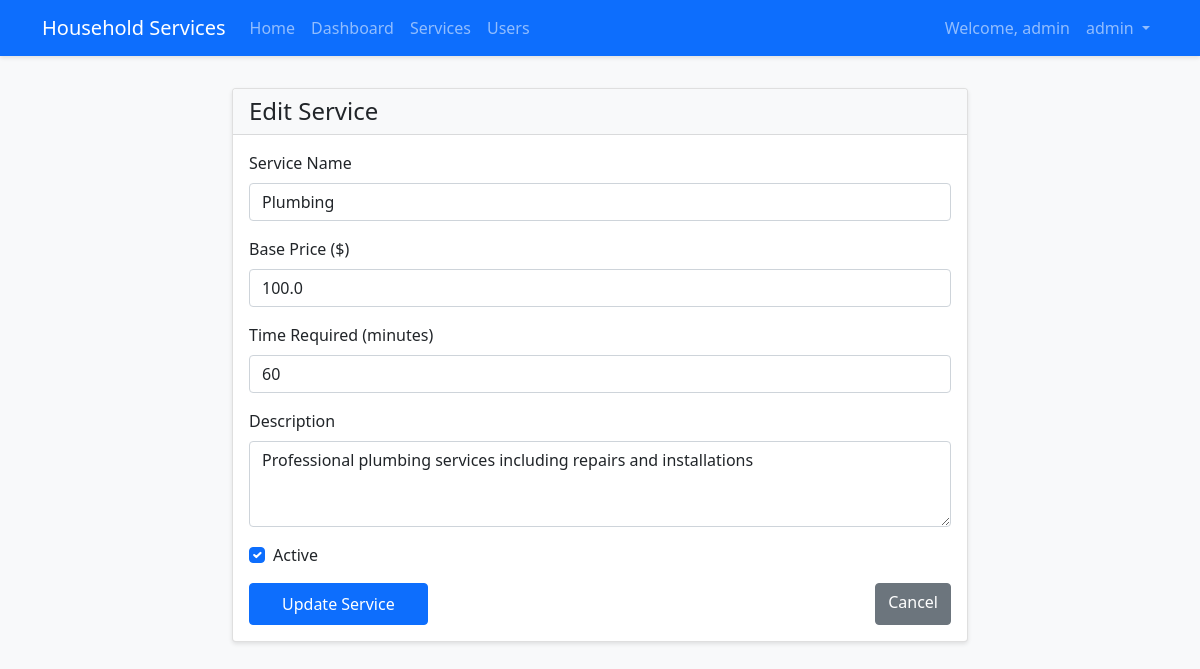
/admin/services/1/edit (signed in), run on the app's committed database.
### app/models/user.py (models this page shows, shortened)
class User(UserMixin, db.Model):
    __tablename__ = 'users'
    id = db.Column(db.Integer, primary_key=True)
    email = db.Column(db.String(120), unique=True, nullable=False)
    username = db.Column(db.String(80), unique=True, nullable=False)
    password_hash = db.Column(db.String(128))
    role = db.Column(db.String(20), nullable=False)
    date_created = db.Column(db.DateTime, default=datetime.utcnow)
    is_active = db.Column(db.Boolean, default=True)
    is_blocked = db.Column(db.Boolean, default=False)
    block_reason = db.Column(db.Text)
    blocked_at = db.Column(db.DateTime)
    warning_count = db.Column(db.Integer, default=0)
    last_warning_at = db.Column(db.DateTime)
    description = db.Column(db.Text)
    service_type_id = db.Column(db.Integer, db.ForeignKey('services.id'))
    experience = db.Column(db.Integer)
    location = db.Column(db.String(100))
    pin_code = db.Column(db.String(10))
    service_requests_customer = db.relationship('ServiceRequest',
                                              backref='customer',
                                              foreign_keys='ServiceRequest.customer_id')
    service_requests_professional = db.relationship('ServiceRequest',
                                                  backref='professional',
                                                  foreign_keys='ServiceRequest.professional_id')
    reviews_given = db.relationship('Review',
                                  foreign_keys='Review.customer_id',
                                  backref='customer')
    reviews_received = db.relationship('Review',
                                     foreign_keys='Review.professional_id',
                                     backref='professional')

### app/models/service.py (models this page shows)
class Service(db.Model):
    __tablename__ = 'services'
    id = db.Column(db.Integer, primary_key=True)
    name = db.Column(db.String(100), nullable=False)
    base_price = db.Column(db.Float, nullable=False)
    time_required = db.Column(db.Integer)
    description = db.Column(db.Text)
    date_created = db.Column(db.DateTime, default=datetime.utcnow)
    is_active = db.Column(db.Boolean, default=True)
    professionals = db.relationship('User', backref='service_type')
    service_requests = db.relationship('ServiceRequest', backref='service')

### app/views/admin.py (the view, shortened to what this page needs)
@bp.route('/services/<int:id>/edit', methods=['GET', 'POST'])
@login_required
@admin_required
def edit_service(id):
    service = Service.query.get_or_404(id)
    return render_template('admin/service_requests.html', service=service)

### app/models/user.py (called while the page is built)
@login_manager.user_loader
def load_user(id):
    return User.query.get(int(id))

### app/templates/admin/service_requests.html (shortened to what this page needs)
{% extends "base.html" %}
{% block content %}
<div class="row justify-content-center">
    <div class="col-md-8">
        <div class="card">
            <div class="card-header">
                <h4 class="mb-0">{{ 'Edit' if service else 'Add' }} Service</h4>
            </div>
            <div class="card-body">
                <form method="POST">
                    <div class="mb-3">
                        <label for="name" class="form-label">Service Name</label>
                        <input type="text" class="form-control" id="name" name="name"
                               value="{{ service.name if service else '' }}" required>
                    </div>
                    <div class="mb-3">
                        <label for="base_price" class="form-label">Base Price ($)</label>
                        <input type="number" step="0.01" class="form-control" id="base_price" name="base_price"
                               value="{{ service.base_price if service else '' }}" required>
                    </div>
                    <div class="mb-3">
                        <label for="time_required" class="form-label">Time Required (minutes)</label>
                        <input type="number" class="form-control" id="time_required" name="time_required"
                               value="{{ service.time_required if service else '' }}" required>
                    </div>
                    <div class="mb-3">
                        <label for="description" class="form-label">Description</label>
                        <textarea class="form-control" id="description" name="description" rows="3" required>{{ service.description if service else '' }}</textarea>
                    </div>
                    {% if service %}
                    <div class="mb-3 form-check">
                        <input type="checkbox" class="form-check-input" id="is_active" name="is_active"
                               {{ 'checked' if service.is_active else '' }}>
                        <label class="form-check-label" for="is_active">Active</label>
                    </div>
                    {% endif %}
                    <div class="d-flex justify-content-between">
                        <button type="submit" class="btn btn-primary">
                            {{ 'Update' if service else 'Add' }} Service
                        </button>
                        <a href="{{ url_for('admin.manage_services') }}" class="btn btn-secondary">Cancel</a>
                    </div>
                </form>
            </div>
        </div>
    </div>
</div>
{% endblock %}

### app/templates/base.html (shortened to what this page needs)
<!DOCTYPE html>
<html lang="en">
<head>
    <link href="https://cdn.jsdelivr.net/npm/bootstrap@5.1.3/dist/css/bootstrap.min.css" rel="stylesheet">
    <link rel="stylesheet" href="{{ url_for('static', filename='css/style.css') }}">
</head>
<body>
    <nav class="navbar navbar-expand-lg navbar-dark bg-primary">
        <div class="container">
            <a class="navbar-brand" href="{{ url_for('main.index') }}">Household Services</a>
            <div class="collapse navbar-collapse" id="navbarNav">
                <ul class="navbar-nav me-auto">
                    <li class="nav-item">
                        <a class="nav-link" href="{{ url_for('main.index') }}">Home</a>
                    </li>
                    {% if current_user.is_authenticated %}
                        {% if current_user.role == 'admin' %}
                            <li class="nav-item">
                                <a class="nav-link" href="{{ url_for('admin.dashboard') }}">Dashboard</a>
                            </li>
                            <li class="nav-item">
                                <a class="nav-link" href="{{ url_for('admin.manage_services') }}">Services</a>
                            </li>
                            <li class="nav-item">
                                <a class="nav-link" href="{{ url_for('admin.manage_users') }}">Users</a>
                            </li>
                        {% endif %}
                    {% endif %}
                </ul>
                <ul class="navbar-nav">
                    {% if current_user.is_authenticated %}
                        <li class="nav-item">
                            <span class="nav-link">Welcome, {{ current_user.username }}</span>
                        </li>
                        <li class="nav-item dropdown">
                            <a class="nav-link dropdown-toggle" href="#" id="userDropdown" role="button"
                               data-bs-toggle="dropdown" aria-expanded="false">
                                {{ current_user.username }}
                            </a>
                        </li>
                    {% endif %}
                </ul>
            </div>
        </div>
    </nav>
    <div class="container mt-4">
        {% block content %}{% endblock %}
    </div>
</body>
</html>

### app/static/css/style.css (style rules this page uses)
body { background-color: #f8f9fa; min-height: 100vh; }
.navbar { margin-bottom: 2rem; box-shadow: 0 2px 4px rgba(0,0,0,0.1); }
.card { box-shadow: 0 2px 4px rgba(0,0,0,0.1); }
.card-header { background-color: #f8f9fa; border-bottom: 1px solid rgba(0,0,0,0.125); }
.btn-primary { padding: 0.5rem 2rem; }

### data on the page
User: username "admin"
Service: name "Plumbing", base_price "100.0", time_required "60", description "Professional plumbing services including repairs and installations"

### other printed values
{{ 'Edit' if service else 'Add' }} "Edit"
{{ 'Update' if service else 'Add' }} "Update"
